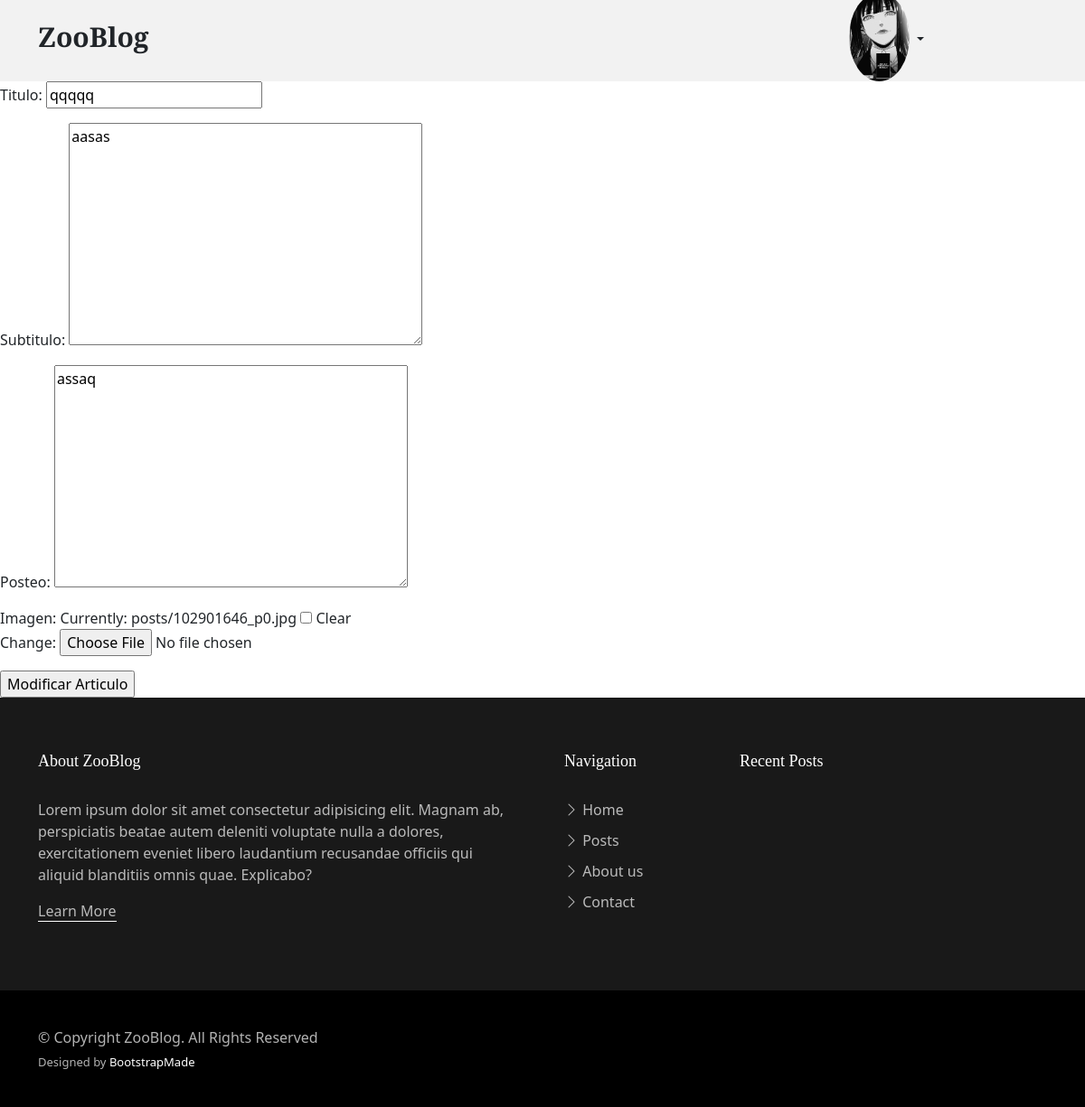
The app's page /Appzoologico/PostModificar/8 (signed in) with its own data.
### Appzoologico/models.py (models this page shows, shortened)
class Posteo(models.Model):
    titulo = models.CharField(max_length=80)
    subtitulo = models.TextField(max_length=400)
    posteo = models.TextField(max_length=2000)
    user = models.ForeignKey(User, on_delete=models.CASCADE)
    fecha_post = models.DateTimeField(auto_now=False, auto_now_add=False)
    animal = models.CharField(default='',max_length=80)
    imagen = models.ImageField(upload_to='posts', null=True, blank = True)
    avatar_url = models.CharField(default='',max_length=100)

### Appzoologico/views.py (the view)
# urls.py: path('PostModificar/<int:id>', view_ModificarPost, name="PostModificar"),
def view_ModificarPost(request, id):
    post = Posteo.objects.get(id=id)
    avatar = Avatar.objects.get(user = request.user)
    if request.method == "POST":
        miFormulario = Postformulario(request.POST, request.FILES) # Aqui me llega la informacion del html
        if miFormulario.is_valid():
            informacion = miFormulario.cleaned_data
            post.titulo=informacion["titulo"]
            post.subtitulo=informacion["subtitulo"]
            post.posteo=informacion["posteo"]
            try:
                print(request.FILES['imagen'])
                post.imagen.delete()
            except:
                print("")
            try:
                post.imagen = request.FILES['imagen']
            except:
                print("")
            post.save()
            return render(request, "Posts.html", {"mensaje": f'Modificado el articulo con éxito.', "imgPerfil": avatar.imagen.url})
        else:
            return render(request, "Posteos/ModificarPost.html", {"mensaje": f'Error, no se pudo modificar.', "imgPerfil": avatar.imagen.url})
    else:
        miFormulario = Postformulario(instance = post)
        return render(request, "Posteos/ModificarPost.html", {'form': miFormulario, "imgPerfil": avatar.imagen.url})

### Appzoologico/forms.py
class Postformulario(forms.ModelForm):
    class Meta:
        model= Posteo
        fields = ['titulo', 'subtitulo', 'posteo', 'imagen']

### Appzoologico/templates/Posteos/ModificarPost.html (shortened to what this page needs)
{% extends 'indexZoo.html' %}
{% load static %}
{% block Main %}
<main id="main">
  <form action="" method="POST" enctype="multipart/form-data"> {% csrf_token %}
    {{ form.as_p }}
    <input type="submit" value="Modificar Articulo">
  </form>
</main>
{% endblock %}

### Appzoologico/static/assets/css/variables.css (style rules this page uses)
:root { --font-default: 'EB Garamond', system-ui, -apple-system, "Segoe UI", Roboto, "Helvetica Neue", Arial, "Noto Sans", "Liberation Sans", sans-serif, "Apple Color Emoji", "Segoe UI Emoji", "Segoe UI Symbol", "Noto Color Emoji"; --font-primary: 'EB Garamond', serif; --font-secondary: 'Inter', sans-serif; --color-default: #212529; --color-default-rgb: 33, 37, 41; --color-links: #212529; --color-links-hover: #15171a; --color-primary: #212529; --color-primary-light: #26282c; --color-primary-dark: #0b0c0e; --color-primary-rgb: 33, 37, 41; --color-primary-light-rgb: 38, 40, 44; --color-primary-dark-rgb: 11, 12, 14; --color-secondary: #596d80; --color-secondary-light: #8498aa; --color-secondary-dark: #404f5c; --color-secondary-rgb: 89, 109, 128; --color-secondary-light-rgb: 132, 152, 170; --color-secondary-dark-rgb: 64, 79, 92; --color-blue: #0d6efd; --color-blue-rgb: 13, 110, 253; --color-indigo: #6610f2; --color-indigo-rgb: 102, 16, 242; --color-purple: #6f42c1; --color-purple-rgb: 111, 66, 193; --color-pink: #f3268c; --color-pink-rgb: 243, 38, 140; --color-red: #df1529; --color-red-rgb: 223, 21, 4; --color-orange: #fd7e14; --color-orange-rgb: 253, 126, 20; --color-yellow: #ffc107; --color-yellow-rgb: 255, 193, 7; --color-green: #059652; --color-green-rgb: 5, 150, 82; --color-teal: #20c997; --color-teal-rgb: 32, 201, 151; --color-cyan: #0dcaf0; --color-cyan-rgb: 13, 202, 240; --color-white: #ffffff; --color-white-rgb: 255, 255, 255; --color-gray: #6c757d; --color-gray-rgb: 108, 117, 125; --color-black: #000000; --color-black-rgb: 0, 0, 0; }
:root { --bs-blue: var(--color-blue); --bs-indigo: var(--color-indigo); --bs-purple: var(--color-purple); --bs-pink: var(--color-pink); --bs-red: var(--color-red); --bs-orange: var(--color-orange); --bs-yellow: var(--color-yellow); --bs-green: var(--color-green); --bs-teal: var(--color-teal); --bs-cyan: var(--color-cyan); --bs-white: var(--color-white); --bs-gray: var(--color-gray); --bs-gray-dark: #343a40; --bs-gray-100: #f8f9fa; --bs-gray-200: #e9ecef; --bs-gray-300: #dee2e6; --bs-gray-400: #ced4da; --bs-gray-500: #adb5bd; --bs-gray-600: #6c757d; --bs-gray-700: #495057; --bs-gray-800: #343a40; --bs-gray-900: #212529; --bs-primary: var(--color-blue); --bs-secondary: var(--color-blue); --bs-success: #198754; --bs-info: #0dcaf0; --bs-warning: #ffc107; --bs-danger: #dc3545; --bs-light: #f8f9fa; --bs-dark: #212529; --bs-primary-rgb: var(--color-primary-rgb); --bs-secondary-rgb: var(--color-secondary-rgb); --bs-success-rgb: 25, 135, 84; --bs-info-rgb: 13, 202, 240; --bs-warning-rgb: 255, 193, 7; --bs-danger-rgb: 220, 53, 69; --bs-light-rgb: 248, 249, 250; --bs-dark-rgb: 33, 37, 41; --bs-white-rgb: var(--color-white-rgb); --bs-black-rgb: var(--color-black-rgb); --bs-body-color-rgb: var(--color-default-rgb); --bs-body-bg-rgb: 255, 255, 255; --bs-font-sans-serif: var(--font-default); --bs-font-monospace: SFMono-Regular, Menlo, Monaco, Consolas, "Liberation Mono", "Courier New", monospace; --bs-gradient: linear-gradient(180deg, rgba(255, 255, 255, 0.15), rgba(255, 255, 255, 0)); --bs-body-font-family: var(--font-default); --bs-body-font-size: 1rem; --bs-body-font-weight: 400; --bs-body-line-height: 1.5; --bs-body-color: var(--color-default); --bs-body-bg: #fff; }

### Appzoologico/static/assets/css/main.css (style rules this page uses)
:root { scroll-behavior: smooth; }
body { color: rgba(var(--color-primary-rgb), 1); }
a { color: var(--color-links); text-decoration: none; }
#main { margin-top: 90px; }

### records on screen
Posteo: titulo "qqqqq", subtitulo "aasas", posteo "assaq"
